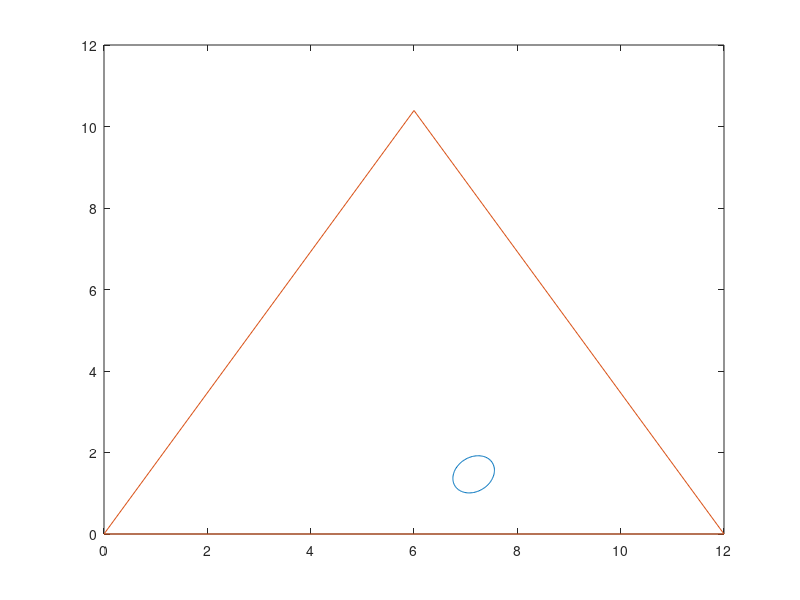

Write the MATLAB code that produced this figure.
%% run first for task 5
H = [[0 1];[-sqrt(3)/2 -1/2];[sqrt(3)/2 -1/2]];
R = eye(3);

r = [2 4 6]';
b = [0 6*sqrt(3) 0]';
y = r-b;

PT = inv(H'*inv(R)*H)';
mT = PT*H'*inv(R)*y;

P0 = PT;
m0 = mT;

H = [sqrt(3)/2 -1/2];
R = 1;
y = 5.5;

S = H*P0*H'+R;
mT = m0 + P0*H'*inv(S)*(y-H*m0);
PT = P0 -P0*H'*inv(S)*H*P0;

%% task 5

sigma = 0.5;
P = sigma^2*PT;
m = m0;

L = chol(P,"lower");
t = 0:pi/50:2*pi;

%50 confidence eplipse
r = sqrt(chi2inv(0.5,2));
contour_stamps = [r.*cos(t);r.*sin(t)];

lines = m + L*contour_stamps;
plot(lines(1,:),lines(2,:))

hold on
triangle = [[0 0];[6 6*sqrt(3)];[12 0];[0 0]];
plot(triangle(:,1),triangle(:,2))
